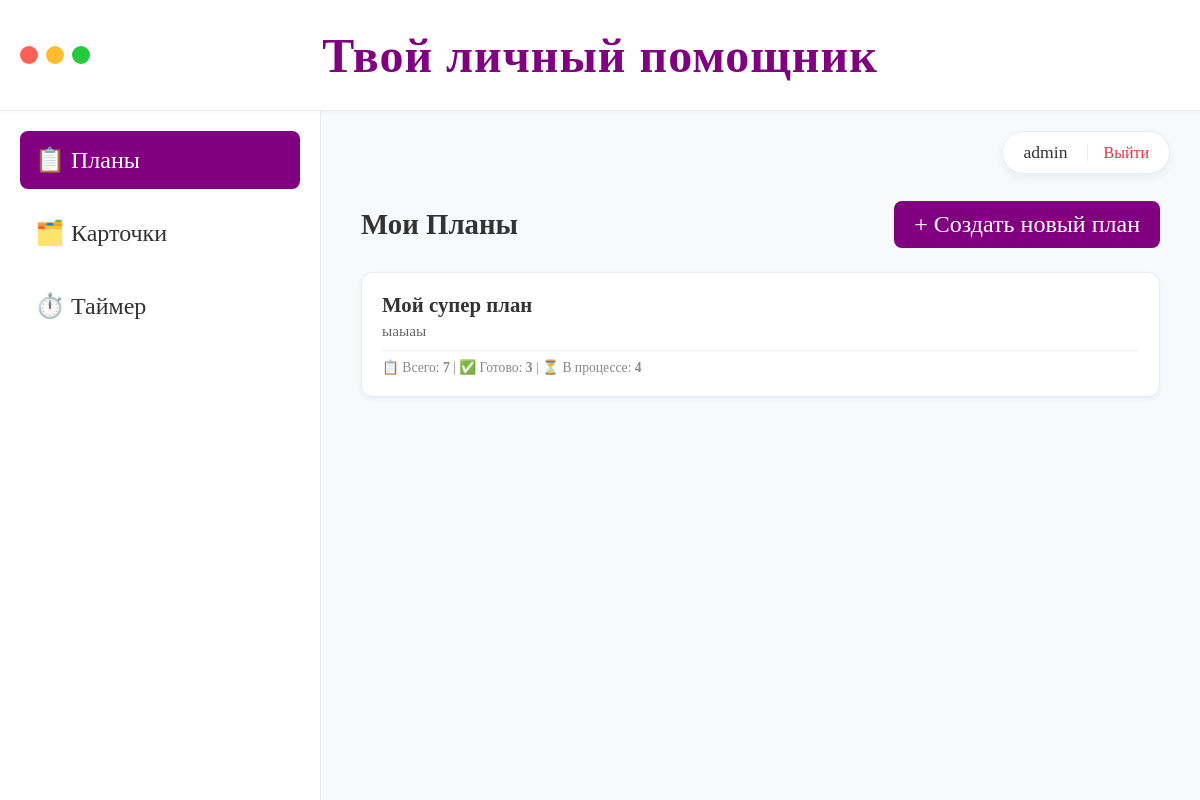
The app's page / (signed in), older data.
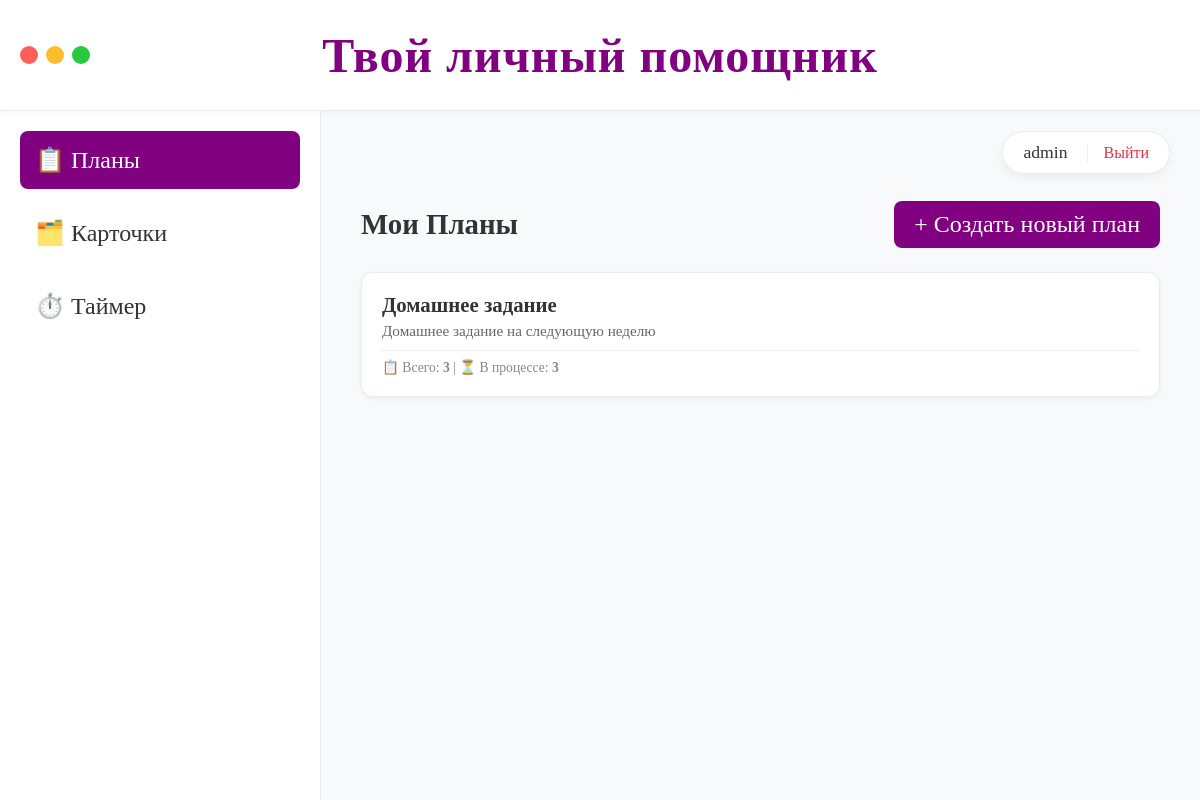
The same page, newer data.
### tasks/models.py (models this page shows, shortened)
class Plan(models.Model):
    user = models.ForeignKey(User, on_delete=models.CASCADE, related_name='plans')
    title = models.CharField(max_length=200)
    description = models.TextField(blank=True)

### tasks/views.py (the view)
# urls.py: path('', views.plan_list, name='plan_list'),
@login_required
def plan_list(request):
    plans = (
        Plan.objects.filter(user=request.user)
        .annotate(
            total_tasks=Count('tasks'),
            completed_tasks=Count('tasks', filter=Q(tasks__status='completed')),
            pending_tasks=Count(
                'tasks', filter=Q(tasks__status__in=['pending', 'in_progress'])
            ),
        )
        .order_by('-id')
    )
    return render(request, 'tasks/plan_list.html', {'plans': plans})

### templates/tasks/plan_list.html
{% extends 'base.html' %}
{% block content %}
    <div style="display: flex; justify-content: space-between; align-items: center; margin-bottom: 24px;">
        <h2 style="margin: 0; font-size: 1.8rem; color: #333;">Мои Планы</h2>
        <a href="{% url 'plan_create' %}" class="btn" style="font-size: 1.5rem; padding: 10px 20px;">
            + Создать новый план
        </a>
    </div>
    <div style="display: flex; flex-direction: column; gap: 10px; max-width: 800px;">
        {% for plan in plans %}
            <div class="card" style="transition: transform 0.2s;">
                <div style="display: flex; justify-content: space-between; align-items: start;">
                    <h3 style="margin: 0 0 5px 0; font-size: 1.3rem;">
                        <a href="{% url 'plan_detail' plan.id %}" style="text-decoration: none; color: inherit;">
                            {{ plan.title }}
                        </a>
                    </h3>
                </div>
                <p style="margin: 0 0 10px; color: #666; font-size: 0.95rem;">
                    {{ plan.description|truncatechars:100 }}
                </p>
                <div style="font-size: 0.85rem; color: #888; border-top: 1px solid #eee; padding-top: 8px;">
                    📋 Всего: <b>{{ plan.total_tasks }}</b>
                    {% if plan.completed_tasks > 0 %}
                        | ✅ Готово: <b>{{ plan.completed_tasks }}</b>
                    {% endif %}
                    {% if plan.pending_tasks > 0 %}
                        | ⏳ В процессе: <b>{{ plan.pending_tasks }}</b>
                    {% endif %}
                </div>
            </div>
        {% empty %}
            <div style="text-align: center; padding: 40px; color: #999;">
                <p style="font-size: 1.2rem;">У вас пока нет планов.</p>
                <p>Нажмите кнопку выше, чтобы создать первый!</p>
            </div>
        {% endfor %}
    </div>
{% endblock %}

### templates/base.html (shortened to what this page needs)
<!DOCTYPE html>
<html lang="ru">
<head>
</head>
<body>
    <header class="top-header">
        <div class="window-controls">
            <span class="dot dot-red"></span>
            <span class="dot dot-yellow"></span>
            <span class="dot dot-green"></span>
        </div>
        <h1 class="app-title">Твой личный помощник</h1>
    </header>
    <div class="main-layout">
        <aside class="sidebar">
            <a href="{% url 'plan_list' %}" class="nav-item {% if request.resolver_match.url_name == 'plan_list' or request.resolver_match.url_name == 'plan_detail' %}active{% endif %}">
                📋 Планы
            </a>
            <a href="{% url 'collection_list' %}" class="nav-item {% if 'collection' in request.resolver_match.url_name %}active{% endif %}">
                🗂️ Карточки
            </a>
            <a href="{% url 'timer_list' %}" class="nav-item {% if 'timer' in request.resolver_match.url_name %}active{% endif %}">
                ⏱️ Таймер
            </a>
        </aside>
        <main class="content-area">
            <div class="user-profile">
                {% if user.is_authenticated %}
                    <span class="user-name">{{ user.username }}</span>
                    <a href="{% url 'logout' %}" class="btn-logout">Выйти</a>
                {% else %}
                    <a href="{% url 'login' %}" class="btn btn-sm">Войти</a>
                {% endif %}
            </div>
            <div style="margin-top: 60px;">
                {% block content %}{% endblock %}
            </div>
        </main>
    </div>
</body>
</html>

### templates/base.html (style rules this page uses)
:root { --primary: #800080; --bg-light: #f8f9fa; --text-dark: #333; --border-color: #e9ecef; }
html { font-size: 16px; }
body { font-family: 'Times New Roman', Times, Georgia, serif; margin: 0; background: var(--bg-light); color: var(--text-dark); height: 100vh; display: flex; flex-direction: column; }
.top-header { background: white; padding: 15px 20px; border-bottom: 1px solid var(--border-color); display: flex; align-items: center; justify-content: center; position: relative; box-shadow: 0 2px 4px rgba(0,0,0,0.03); z-index: 10; height: 80px; }
.window-controls { position: absolute; left: 20px; display: flex; gap: 8px; }
.dot { width: 18px; height: 18px; border-radius: 50%; display: inline-block; }
.dot-red { background-color: #ff5f56; }
.dot-yellow { background-color: #ffbd2e; }
.dot-green { background-color: #27c93f; }
.app-title { margin: 0; font-size: 3rem; font-weight: 700; color: var(--primary); letter-spacing: 1px; text-align: center; }
.main-layout { display: flex; flex: 1; overflow: hidden; }
.sidebar { width: 280px; background: white; border-right: 1px solid var(--border-color); padding: 20px; display: flex; flex-direction: column; gap: 15px; flex-shrink: 0; }
.nav-item { display: block; text-decoration: none; color: var(--text-dark); font-size: 24px; font-weight: 500; padding: 15px; border-radius: 8px; transition: all 0.2s; }
.nav-item.active { background: var(--primary); color: white; }
.content-area { flex: 1; padding: 30px 40px; overflow-y: auto; position: relative; }
.user-profile { position: absolute; top: 20px; right: 30px; display: flex; align-items: center; gap: 15px; background: white; padding: 10px 20px; border-radius: 30px; box-shadow: 0 4px 10px rgba(0,0,0,0.05); border: 1px solid var(--border-color); font-size: 1.1rem; }
.btn-logout { font-size: 1rem; color: #dc3545; text-decoration: none; border-left: 1px solid #eee; padding-left: 15px; margin-left: 5px; }
.card { background: white; padding: 20px; margin-bottom: 15px; border-radius: 12px; box-shadow: 0 2px 5px rgba(0,0,0,0.05); border: 1px solid var(--border-color); }
.btn { display: inline-block; padding: 10px 20px; background: var(--primary); color: white; text-decoration: none; border-radius: 8px; border: none; cursor: pointer; font-weight: 500; font-family: inherit; }

Row changes from the older to the newer data that the page shows:
removed Plan: title "Мой супер план", description "ыаыаы", total_tasks "7", completed_tasks "3", pending_tasks "4"
added Plan: title "Домашнее задание", description "Домашнее задание на следующую неделю", total_tasks "3", pending_tasks "3"
